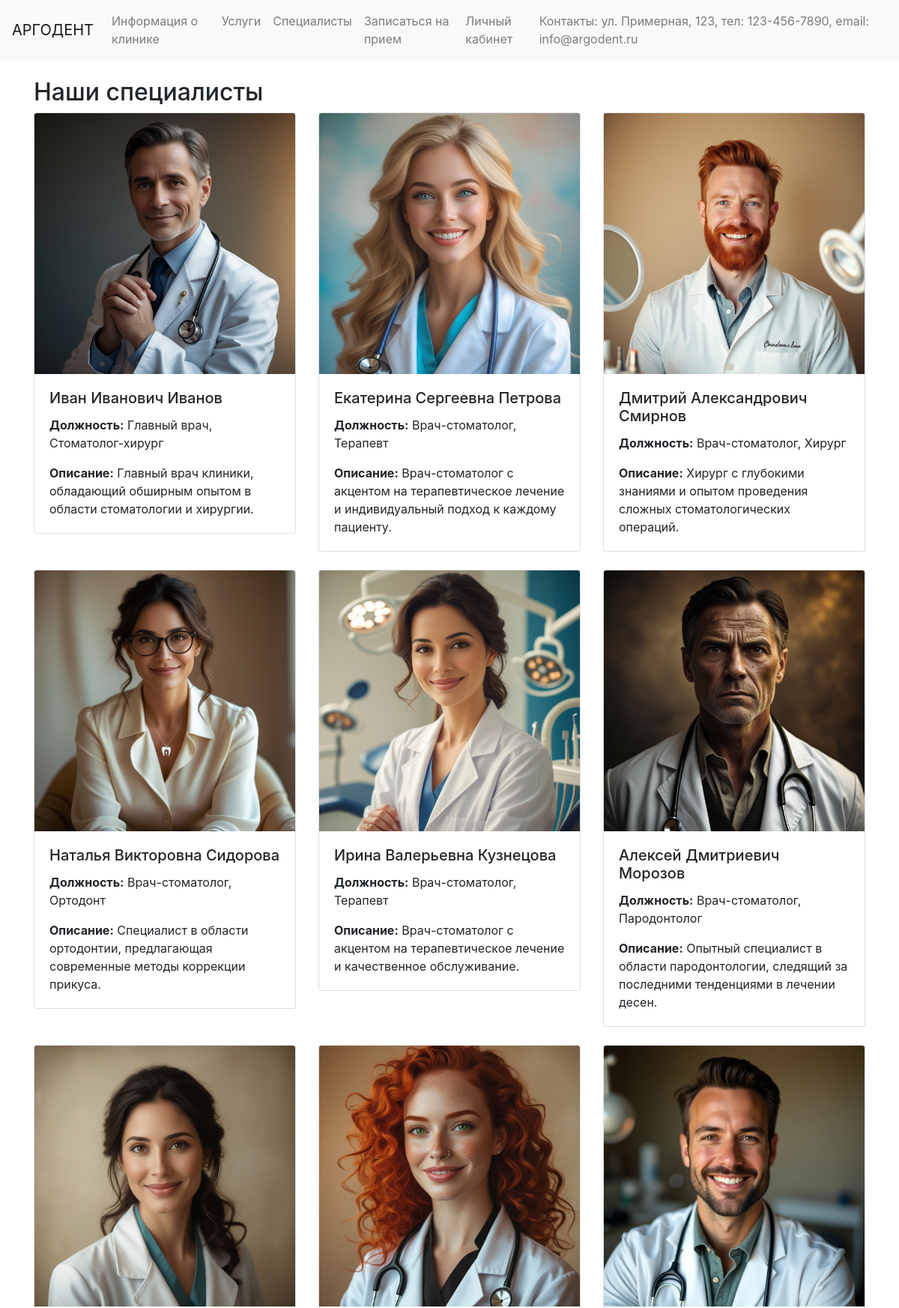
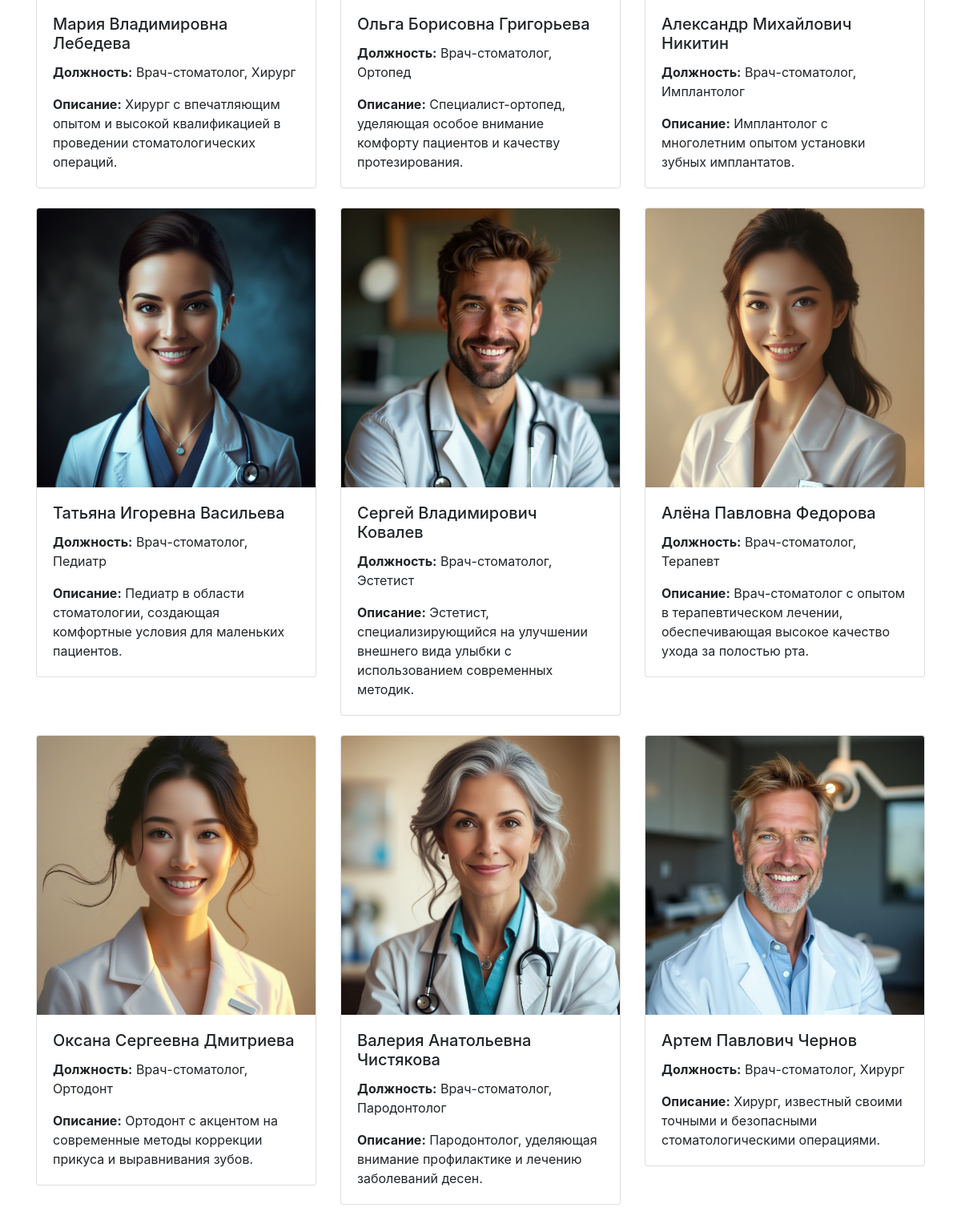
The app's page /specialists with its own data (2 pictures, top to bottom).
### tables this page shows
CREATE TABLE specialists (
        id INTEGER PRIMARY KEY AUTOINCREMENT,
        firstname TEXT NOT NULL,
        lastname TEXT NOT NULL,
        photo TEXT,
        description TEXT,
        id_position INTEGER,
        FOREIGN KEY (id_position) REFERENCES positions(id)
    );

CREATE TABLE positions (
        id INTEGER PRIMARY KEY AUTOINCREMENT,
        name TEXT NOT NULL
    );

### run.py (the view)
@app.route('/specialists')
def specialists_page():
    specialists_list = get_specialists()
    return render_template('specialists.html', specialists=specialists_list)

### run.py (called while the page is built)
def get_db_connection():
    conn = sqlite3.connect(DATABASE)
    conn.row_factory = sqlite3.Row
    return conn

def get_specialists():
    conn = get_db_connection()
    specialists = conn.execute("SELECT s.id, s.firstname, s.lastname, s.photo, s.description, p.name as position FROM specialists s JOIN positions p ON s.id_position = p.id").fetchall()
    conn.close()
    return specialists

### templates/specialists.html (shortened to what this page needs)
{% extends "base.html" %}
{% block content %}
<h2>Наши специалисты</h2>
<div class="row">
  {% for specialist in specialists %}
  <div class="col-md-4 mb-4">
    <div class="card">
      <img src="{{ url_for('static', filename=specialist.photo) }}" class="card-img-top" alt="{{ specialist.firstname }} {{ specialist.lastname }}">
      <div class="card-body">
        <h5 class="card-title">{{ specialist.firstname }} {{ specialist.lastname }}</h5>
        <p class="card-text"><strong>Должность:</strong> {{ specialist.position }}</p>
        <p class="card-text"><strong>Описание:</strong> {{ specialist.description }}</p>
      </div>
    </div>
  </div>
  {% endfor %}
</div>
{% endblock %}

### templates/base.html (shortened to what this page needs)
<!doctype html>
<html lang="ru">
<head>
  <link rel="stylesheet" href="https://stackpath.bootstrapcdn.com/bootstrap/4.5.2/css/bootstrap.min.css">
</head>
<body>
<nav class="navbar navbar-expand-lg navbar-light bg-light">
  <a class="navbar-brand" href="{{ url_for('index') }}">АРГОДЕНТ</a>
  <div class="collapse navbar-collapse">
    <ul class="navbar-nav mr-auto">
      <li class="nav-item"><a class="nav-link" href="{{ url_for('about') }}">Информация о клинике</a></li>
      <li class="nav-item"><a class="nav-link" href="{{ url_for('services') }}">Услуги</a></li>
      <li class="nav-item"><a class="nav-link" href="{{ url_for('specialists_page') }}">Специалисты</a></li>
      <li class="nav-item"><a class="nav-link" href="{{ url_for('appointment') }}">Записаться на прием</a></li>
      <li class="nav-item"><a class="nav-link" href="{{ url_for('login') }}">Личный кабинет</a></li>
    </ul>
    <span class="navbar-text">
      Контакты: ул. Примерная, 123, тел: 123-456-7890, email: info@argodent.ru
    </span>
  </div>
</nav>
<div class="container mt-4">
  {% block content %}{% endblock %}
</div>
</body>
</html>

### records on screen
specialists: photo (picture), firstname "Иван Иванович", lastname "Иванов", position "Главный врач, Стоматолог-хирург", description "Главный врач клиники, обладающий обширным опытом в области стоматологии и хирургии."
specialists: photo (picture), firstname "Екатерина Сергеевна", lastname "Петрова", position "Врач-стоматолог, Терапевт", description "Врач-стоматолог с акцентом на терапевтическое лечение и индивидуальный подход к каждому пациенту."
specialists: photo (picture), firstname "Дмитрий Александрович", lastname "Смирнов", position "Врач-стоматолог, Хирург", description "Хирург с глубокими знаниями и опытом проведения сложных стоматологических операций."
specialists: photo (picture), firstname "Наталья Викторовна", lastname "Сидорова", position "Врач-стоматолог, Ортодонт", description "Специалист в области ортодонтии, предлагающая современные методы коррекции прикуса."
specialists: photo (picture), firstname "Ирина Валерьевна", lastname "Кузнецова", position "Врач-стоматолог, Терапевт", description "Врач-стоматолог с акцентом на терапевтическое лечение и качественное обслуживание."
specialists: photo (picture), firstname "Алексей Дмитриевич", lastname "Морозов", position "Врач-стоматолог, Пародонтолог", description "Опытный специалист в области пародонтологии, следящий за последними тенденциями в лечении десен."
specialists: photo (picture), firstname "Мария Владимировна", lastname "Лебедева", position "Врач-стоматолог, Хирург", description "Хирург с впечатляющим опытом и высокой квалификацией в проведении стоматологических операций."
specialists: photo (picture), firstname "Ольга Борисовна", lastname "Григорьева", position "Врач-стоматолог, Ортопед", description "Специалист-ортопед, уделяющая особое внимание комфорту пациентов и качеству протезирования."
specialists: photo (picture), firstname "Александр Михайлович", lastname "Никитин", position "Врач-стоматолог, Имплантолог", description "Имплантолог с многолетним опытом установки зубных имплантатов."
specialists: photo (picture), firstname "Татьяна Игоревна", lastname "Васильева", position "Врач-стоматолог, Педиатр", description "Педиатр в области стоматологии, создающая комфортные условия для маленьких пациентов."
specialists: photo (picture), firstname "Сергей Владимирович", lastname "Ковалев", position "Врач-стоматолог, Эстетист", description "Эстетист, специализирующийся на улучшении внешнего вида улыбки с использованием современных методик."
specialists: photo (picture), firstname "Алёна Павловна", lastname "Федорова", position "Врач-стоматолог, Терапевт", description "Врач-стоматолог с опытом в терапевтическом лечении, обеспечивающая высокое качество ухода за полостью рта."
specialists: photo (picture), firstname "Оксана Сергеевна", lastname "Дмитриева", position "Врач-стоматолог, Ортодонт", description "Ортодонт с акцентом на современные методы коррекции прикуса и выравнивания зубов."
specialists: photo (picture), firstname "Валерия Анатольевна", lastname "Чистякова", position "Врач-стоматолог, Пародонтолог", description "Пародонтолог, уделяющая внимание профилактике и лечению заболеваний десен."
specialists: photo (picture), firstname "Артем Павлович", lastname "Чернов", position "Врач-стоматолог, Хирург", description "Хирург, известный своими точными и безопасными стоматологическими операциями."
